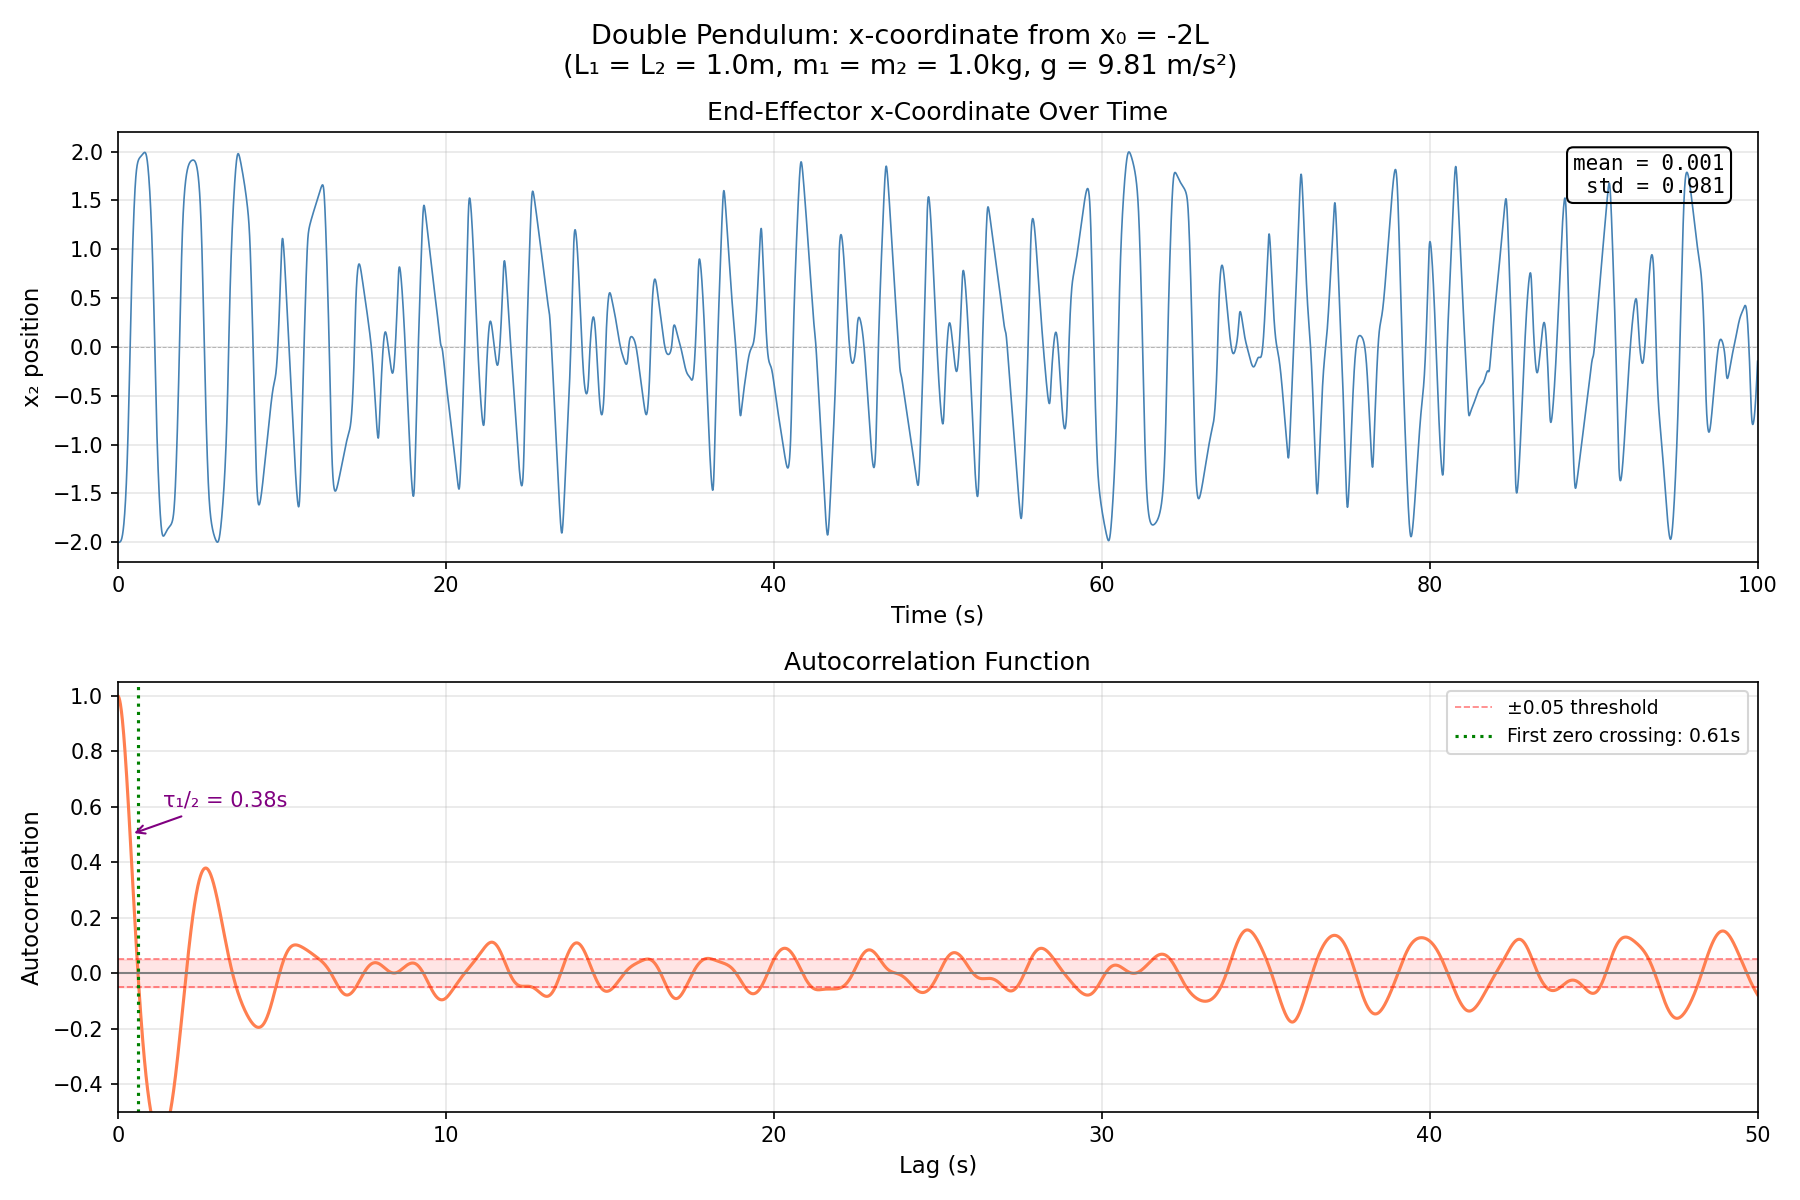

Write the Python code that produced this figure.
"""
Plot x-coordinate time series and autocorrelation for a single double pendulum.

Shows the trajectory starting from x = -2L (fully extended left) and computes
the autocorrelation function to reveal loss of predictability over time.
"""

import sys
import os
sys.path.insert(0, os.path.dirname(os.path.dirname(os.path.abspath(__file__))))

import numpy as np
import matplotlib.pyplot as plt

from double_pendulum_sim import (
    inverse_kinematics_end_effector,
    simulate_double_pendulum,
)


def autocorrelation(x, max_lag=None):
    """
    Compute the autocorrelation of signal x for lags 0 to max_lag.
    
    Returns normalized autocorrelation where lag 0 = 1.0.
    """
    n = len(x)
    if max_lag is None:
        max_lag = n // 2
    
    # Remove mean for proper autocorrelation
    x_centered = x - np.mean(x)
    
    # Variance for normalization
    var = np.sum(x_centered ** 2)
    
    acf = np.zeros(max_lag + 1)
    for lag in range(max_lag + 1):
        if lag == 0:
            acf[lag] = 1.0
        else:
            acf[lag] = np.sum(x_centered[:-lag] * x_centered[lag:]) / var
    
    return acf


def main():
    # Physical parameters
    L1 = 1.0
    L2 = 1.0
    m1 = 1.0
    m2 = 1.0
    g = 9.81

    # Simulation parameters
    dt = 0.01
    t_max = 100.0

    # Initial position: fully extended left (x = -2L, y = 0)
    x0 = -2 * L1  # = -2.0
    y0 = 0.0

    theta1_0, theta2_0 = inverse_kinematics_end_effector(x0, y0, L1, L2, elbow="up")

    print(f"Initial position: x = {x0}, y = {y0}")
    print(f"Initial angles: θ₁ = {np.degrees(theta1_0):.1f}°, θ₂ = {np.degrees(theta2_0):.1f}°")
    print(f"Simulating for {t_max}s...")

    # Run simulation
    x1, y1, x2, y2 = simulate_double_pendulum(
        theta1_0, theta2_0, L1, L2, m1, m2, g, dt, t_max
    )

    # Time array
    t = np.arange(len(x2)) * dt

    # Compute autocorrelation
    max_lag_seconds = 50.0  # Look at lags up to 50 seconds
    max_lag_samples = int(max_lag_seconds / dt)
    acf = autocorrelation(x2, max_lag=max_lag_samples)
    lag_times = np.arange(len(acf)) * dt

    # Create figure with two subplots
    fig, (ax1, ax2) = plt.subplots(2, 1, figsize=(12, 8), height_ratios=[1, 1])
    fig.suptitle(
        f"Double Pendulum: x-coordinate from x₀ = -2L\n"
        f"(L₁ = L₂ = {L1}m, m₁ = m₂ = {m1}kg, g = {g} m/s²)",
        fontsize=13,
    )

    # Top plot: x-coordinate time series
    ax1.plot(t, x2, color="steelblue", lw=0.8)
    ax1.set_xlabel("Time (s)", fontsize=11)
    ax1.set_ylabel("x₂ position", fontsize=11)
    ax1.set_title("End-Effector x-Coordinate Over Time", fontsize=12)
    ax1.axhline(0, color="gray", lw=0.5, ls="--", alpha=0.5)
    ax1.set_xlim(0, t_max)
    ax1.set_ylim(-2.2, 2.2)
    ax1.grid(True, alpha=0.3)

    # Add some statistics
    ax1.text(
        0.98, 0.95,
        f"mean = {x2.mean():.3f}\nstd = {x2.std():.3f}",
        transform=ax1.transAxes,
        ha="right", va="top",
        fontsize=10,
        family="monospace",
        bbox=dict(boxstyle="round,pad=0.3", facecolor="none"),
    )

    # Bottom plot: Autocorrelation
    ax2.plot(lag_times, acf, color="coral", lw=1.5)
    ax2.axhline(0, color="gray", lw=1, ls="-")
    ax2.axhline(0.05, color="red", lw=0.8, ls="--", alpha=0.5, label="±0.05 threshold")
    ax2.axhline(-0.05, color="red", lw=0.8, ls="--", alpha=0.5)
    ax2.fill_between(lag_times, -0.05, 0.05, color="red", alpha=0.1)
    ax2.set_xlabel("Lag (s)", fontsize=11)
    ax2.set_ylabel("Autocorrelation", fontsize=11)
    ax2.set_title("Autocorrelation Function", fontsize=12)
    ax2.set_xlim(0, max_lag_seconds)
    ax2.set_ylim(-0.5, 1.05)
    ax2.grid(True, alpha=0.3)

    # Find first zero crossing (decorrelation time)
    zero_crossings = np.where(np.diff(np.sign(acf)))[0]
    if len(zero_crossings) > 0:
        first_zero = zero_crossings[0] * dt
        ax2.axvline(first_zero, color="green", lw=1.5, ls=":", 
                    label=f"First zero crossing: {first_zero:.2f}s")
        ax2.legend(loc="upper right", fontsize=9)
    else:
        ax2.legend(loc="upper right", fontsize=9)

    # Find when autocorrelation drops below 0.5 (half-correlation time)
    below_half = np.where(acf < 0.5)[0]
    if len(below_half) > 0:
        half_corr_time = below_half[0] * dt
        ax2.annotate(
            f"τ₁/₂ = {half_corr_time:.2f}s",
            xy=(half_corr_time, 0.5),
            xytext=(half_corr_time + 1, 0.6),
            fontsize=10,
            arrowprops=dict(arrowstyle="->", color="purple"),
            color="purple",
        )

    plt.tight_layout()
    plt.savefig("pendulum_autocorrelation.png", dpi=150, transparent=True)
    print("\nSaved figure to pendulum_autocorrelation.png")
    plt.show()


if __name__ == "__main__":
    main()
